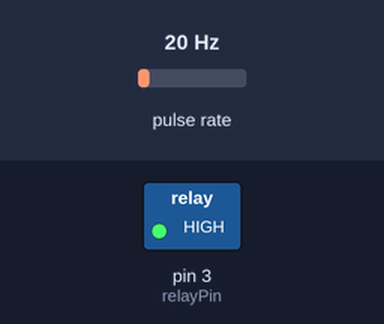
This sketch was run on a simulated Arduino Uno, built with avr-gcc and run on an emulated ATmega328P. Shown: switched loads named in the sketch (green lamp = pin HIGH). Wiring (inferred from the names in the program): pulse sensor: data pin 2. Dashed ring = blinking. The test bench sets the inputs (shaded band); at power-on: pulse rate 20 Hz. The modem accepts every AT command (registered, SIM ready, sends succeed) and sends nothing else; what the sketch prints to the serial monitor is not drawn.

Above: at 0.5 s.
Timing chart, 0 to 3.1 s (numbered marks = the images above):
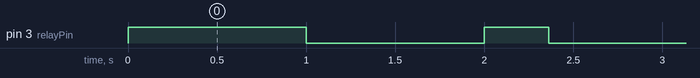

Measured:
- by itself, pin 3 (relayPin): alternates HIGH for 0.36 s and LOW for 1.0 s

The sketch:

Smart.ino
```cpp
#include <SoftwareSerial.h>
SoftwareSerial SIM800l(10, 11);

#define flowSensorPin 2
#define relayPin 3

volatile int flowPulseCount;
float flowRate;
float flowVolume;
unsigned long currentTime;
unsigned long previousTime;
unsigned long elapsedTime;

void setup() {
  pinMode(flowSensorPin, INPUT_PULLUP);
  pinMode(relayPin, OUTPUT);
  digitalWrite(relayPin, HIGH);
  Serial.begin(9600);
  SIM800l.begin(9600);
  attachInterrupt(digitalPinToInterrupt(flowSensorPin), flowPulseInterrupt, RISING);
}

void loop() {
  currentTime = millis();
  elapsedTime = currentTime - previousTime;
  if (elapsedTime >= 1000) {
    detachInterrupt(digitalPinToInterrupt(flowSensorPin));
    flowRate = ((1000.0 / elapsedTime) * flowPulseCount) / 6.0;
    flowVolume = flowVolume + ((flowRate / 60.0) * elapsedTime);
    flowPulseCount = 0;
    previousTime = currentTime;
    attachInterrupt(digitalPinToInterrupt(flowSensorPin), flowPulseInterrupt, RISING);
    Serial.print("Flow rate: ");
    Serial.print(flowRate);
    Serial.print(" L/min, Flow volume: ");
    Serial.print(flowVolume);
    Serial.println(" L");
    if (flowVolume >= 10.0) {
      digitalWrite(relayPin, LOW);
      delay(1000);
      digitalWrite(relayPin, HIGH);
      sendSMS("Water limit exceeded!");
      flowVolume = 0.0;
    }
  }
}

void flowPulseInterrupt() {
  flowPulseCount++;
}

void sendSMS(String message) {
  SIM800l.println("AT+CMGF=1");
  delay(100);
  SIM800l.println("AT+CMGS=\"+1234567890\"");
  delay(100);
  SIM800l.println(message);
  delay(100);
  SIM800l.write(0x1A);
}
```
